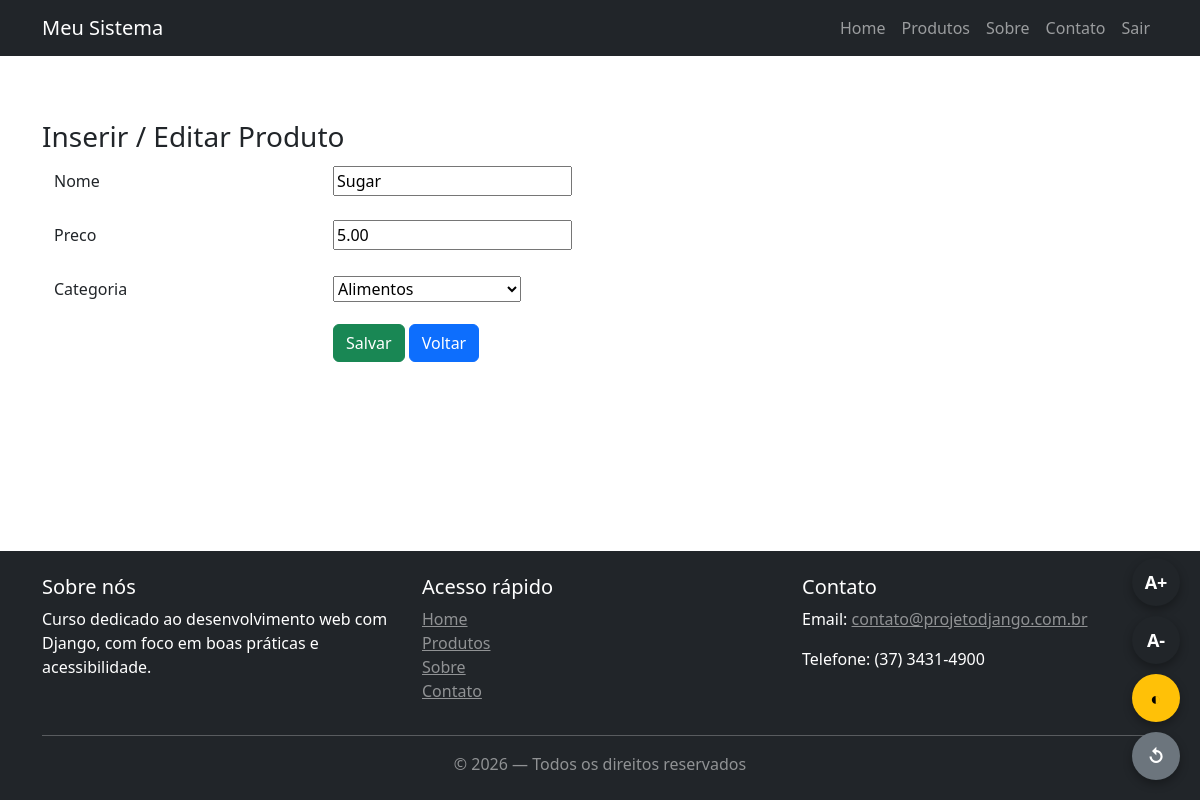
Before: /produtos/editar/8/ (signed in) with the older database file.
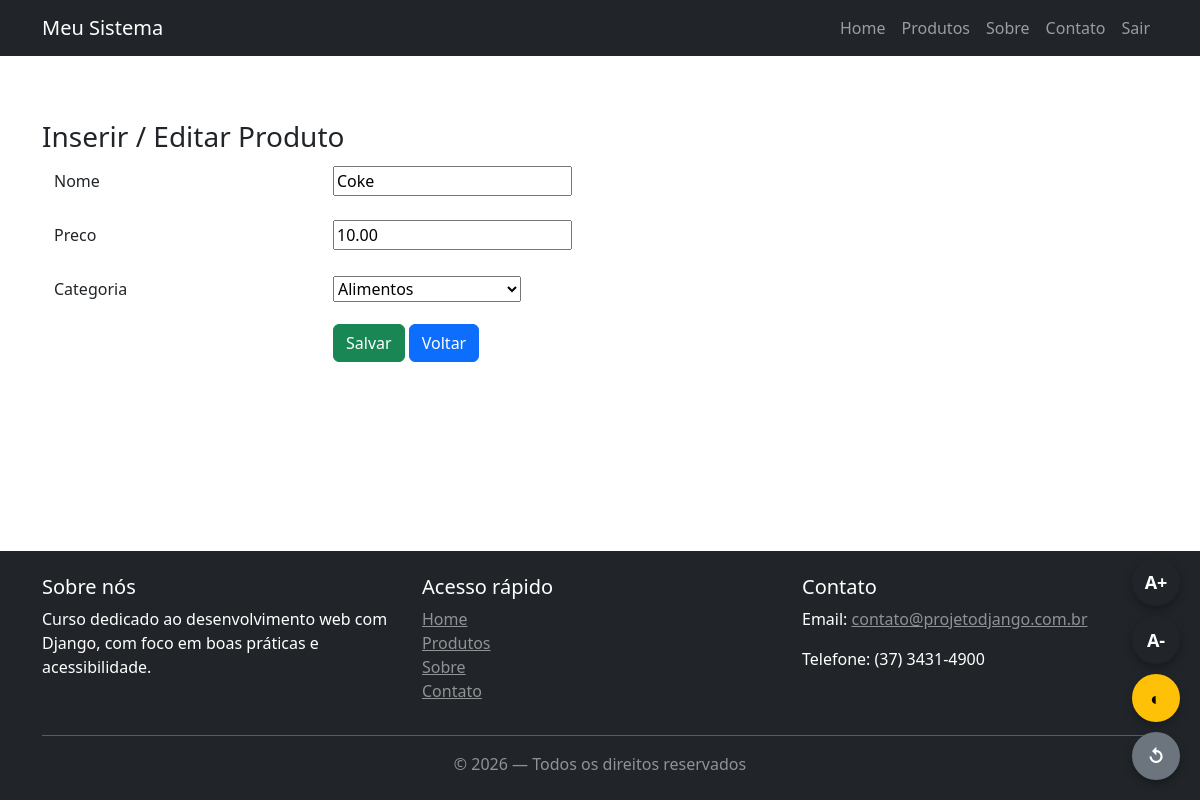
After: the same page with the newer database file.
### produtos/models.py (models this page shows, shortened)
class Produto(models.Model):
    nome = models.CharField(max_length=150)
    preco = models.DecimalField(max_digits=10, decimal_places=2)
    categoria = models.ForeignKey(
        Categoria,
        on_delete=models.CASCADE,
        related_name="produtos"
    )
    class Meta:
        verbose_name = 'Produto'
        verbose_name_plural = 'Produtos'

### produtos/views.py (the view)
# urls.py: path('editar/<int:id>/', views.editar_produto, name='editar_produto'),
@login_required
def editar_produto(request, id):
    if not request.user.has_perm('produtos.change_produto'):
        return render(request, "core/403.html", {"message": "Você não tem permissão para editar produtos."})
    post = get_object_or_404(Produto, pk=id)
    if not request.user.is_staff:
        raise PermissionDenied("Você não tem permissão para editar produtos.")
    if request.method == "POST":
        form = ProdutoForm(request.POST, instance=post)
        if form.is_valid():
            form.save()
            messages.success(request, "Produto salvo com sucesso!")
            return redirect("produtos:lista")
    else:
        form = ProdutoForm(instance=post)
    return render(request, "produtos/produtoForm.html", {"form": form})

### produtos/forms.py
class ProdutoForm(forms.ModelForm):
  class Meta:
    model = Produto
    fields = ["nome", "preco", "categoria"]

### produtos/models.py (called while the page is built)
    def __str__(self):
        return self.nome

### produtos/templates/produtos/produtoForm.html (shortened to what this page needs)
{% extends "../core/base.html" %}
{% block content %}
    <h3>Inserir / Editar Produto</h3>
    <form method="post" class="container">
        {% for field in form %}
            <div class="row mb-3 align-items-center">
                <label class="col-sm-3 col-form-label">
                    {{ field.label }}
                </label>
                <div class="col-sm-9">
                    {{ field }}
                </div>
            </div>
        {% endfor %}
        <div class="row">
            <div class="col-sm-9 offset-sm-3">
                <button type="submit" class="btn btn-success">
                    Salvar
                </button>
                <button type="button" class="btn btn-primary" onclick="history.back()">
                    Voltar
                </button>
            </div>
        </div>
    </form>
{% endblock content %}

Changed rows visible on the page:
changed Produto "Alimentos": nome "Sugar" → "Coke"; preco "5.00" → "10.00"
